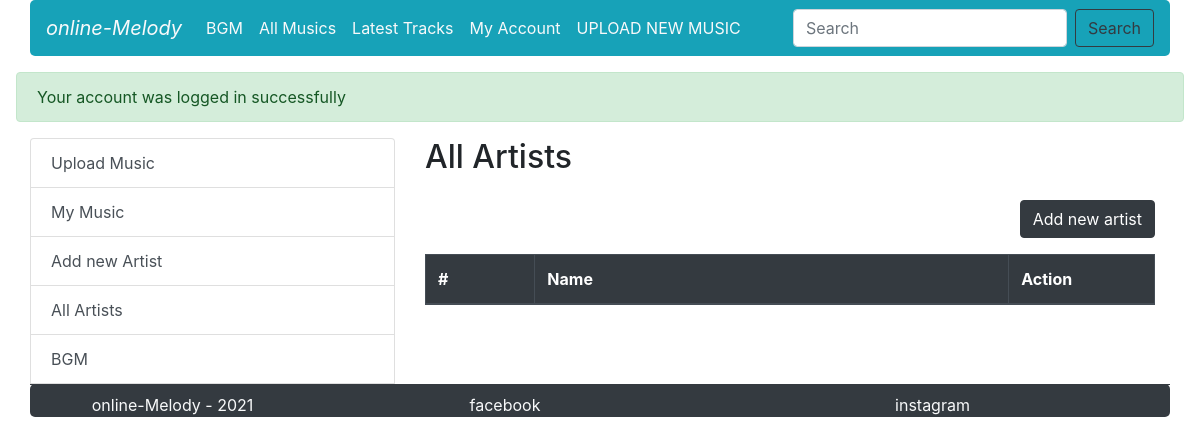
The page /admin_artists.php (signed in) on the database as committed earlier.
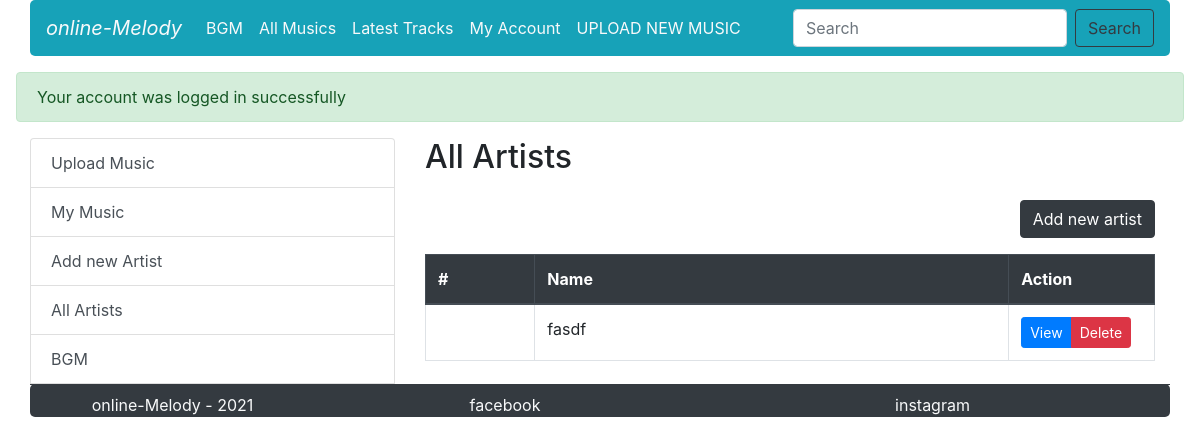
The same page on the database as committed later.
### tables this page shows
CREATE TABLE `artist` (
  `artist_id` int(11) NOT NULL,
  `artist_name` varchar(45) DEFAULT NULL,
  `artist_biography` text DEFAULT NULL,
  `artist_details` varchar(45) DEFAULT NULL,
  `artist_photo` text NOT NULL,
  `user_id` int(11) NOT NULL
);

### files/functions.php (called while the page is built, shortened)
<?php
function get_all_artists($conn, $user_id)
{
	$sql = "SELECT * FROM artist where user_id = '$user_id' ORDER BY artist_name ASC";
	$res = $conn->query($sql);
	$artists = array();
	while ($data = $res->fetch_assoc()) {
		array_push($artists, $data);
	}
	return $artists;
}

### admin_artists.php (the view, shortened to what this page needs)
<?php
include 'files/functions.php';
$user_id = $_SESSION['user']['user_id'];
$artists = get_all_artists($conn, $user_id);
?>
<?php require_once("files/header.php"); ?>
<div class="container">
	<div class="row">
		<?php include 'files/admin_side_bar.php'; ?>
		<div class="col-md-8">
			<h2>All Artists</h2>
			<a href="artist_add_new.php" class="btn btn-dark float-right mt-md-3 mb-md-3">
				Add new artist
			</a>
			<table class="table table-bordered">
				<thead class="thead-dark">
					<tr>
						<th scope="col" style="width: 15%;">#</th>
						<th scope="col">Name</th>
						<th scope="col" style="width: 20%;">Action</th>
					</tr>
				</thead>
				<tbody>
					<?php foreach ($artists as $key => $a) : ?>
						<tr>
							<th scope="row"><img class="img-fluid rounded-circle" width="100%" src="uploads/<?php echo $a['artist_photo']; ?>" alt=""></th>
							<td><?php
								echo $a['artist_name'];
								?></td>
							<td>
								<div class="btn-group btn-group-sm">
									<a href="artist.php?artist_id=<?php echo $a['artist_id'] ?>" class="btn btn-primary" title="">View</a>
									<a href="admin_artist_delete.php?artist_id=<?php echo $a['artist_id'] ?>" class="btn btn-danger" title="">Delete</a>
								</div>
							</td>
						</tr>
					<?php endforeach ?>
				</tbody>
			</table>
		</div>
	</div>
</div>
<?php require_once("files/footer.php"); ?>

Rows that differ between the two databases and show on the page:
added artist: artist_name "fasdf"
